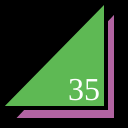
Frame 1 (no input)
Frame 60 (no input): identical to frame 1, image omitted
Frame 120 (the mouse pressed at the canvas centre since frame 60): identical to frame 1, image omitted

The p5.js sketch that drew this single still picture (run headless with seeded random() and noise() and a simulated clock; from frame 60 on, the mouse is pressed at the canvas centre):

// p5.js sketch
// ── sketch.js
function setup() {
  createCanvas(128,128);
}

function draw() {
  background(0);
  strokeWeight(4);
  fill(178, 100, 162);
  triangle(12,120,116,120,116,10);
  fill(94, 185, 84);
  triangle(0,108,106,108,106,0);
  fill(255);
  textSize(32);
  textFont("serif");
  text("35", 68, 100);
}
